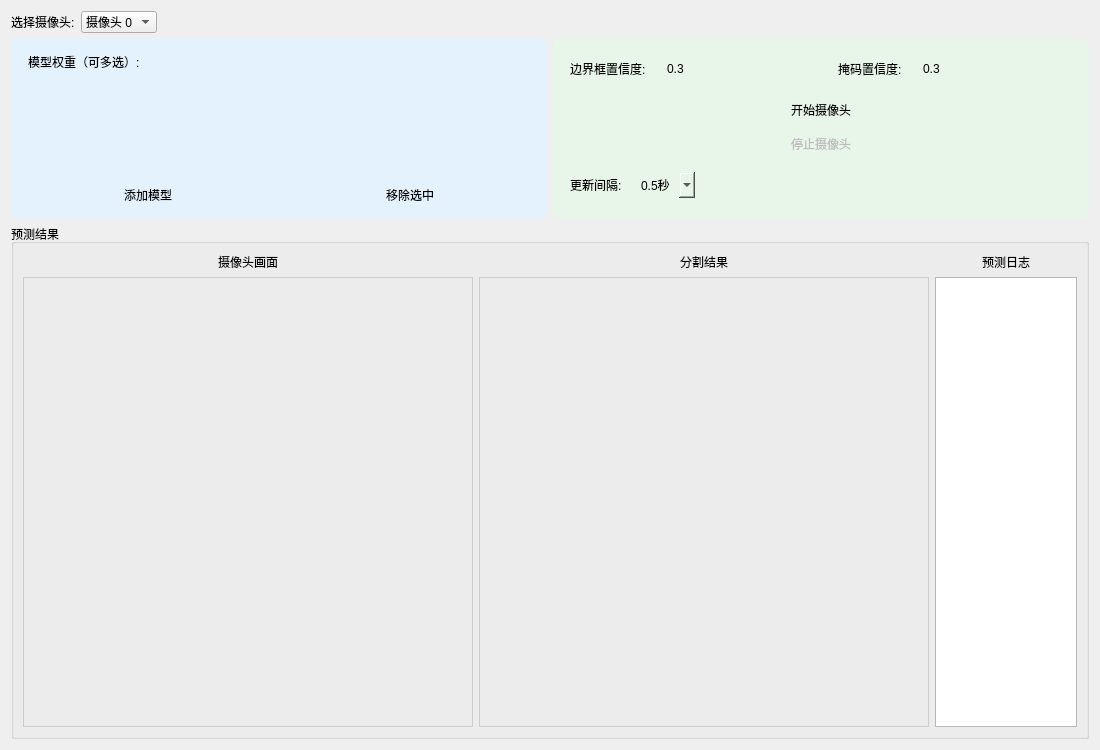
<?xml version="1.0" encoding="UTF-8"?>
<ui version="4.0">
 <class>CameraTab</class>
 <widget class="QWidget" name="CameraTab">
  <property name="geometry">
   <rect>
    <x>0</x>
    <y>0</y>
    <width>1100</width>
    <height>750</height>
   </rect>
  </property>
  <layout class="QVBoxLayout" name="verticalLayout">
   <item>
    <layout class="QHBoxLayout" name="camera_layout">
     <item>
      <widget class="QLabel" name="camera_label">
       <property name="text">
        <string>选择摄像头:</string>
       </property>
       <property name="fixedWidth">
        <number>100</number>
       </property>
      </widget>
     </item>
     <item>
      <widget class="QComboBox" name="camera_selector">
       <item>
        <property name="text">
         <string>摄像头 0</string>
        </property>
       </item>
       <item>
        <property name="text">
         <string>摄像头 1</string>
        </property>
       </item>
       <item>
        <property name="text">
         <string>摄像头 2</string>
        </property>
       </item>
      </widget>
     </item>
     <item>
      <spacer name="camera_spacer">
       <property name="orientation">
        <enum>Qt::Horizontal</enum>
       </property>
       <property name="sizeHint" stdset="0">
        <size>
         <width>40</width>
         <height>20</height>
        </size>
       </property>
      </spacer>
     </item>
    </layout>
   </item>
   <item>
    <layout class="QHBoxLayout" name="model_params_layout">
     <item>
      <widget class="QWidget" name="model_left_widget">
       <property name="styleSheet">
        <string>background-color: #E3F2FD; border-radius: 5px; padding: 5px;</string>
       </property>
       <layout class="QVBoxLayout" name="model_left_layout">
        <item>
         <widget class="QLabel" name="model_label">
          <property name="text">
           <string>模型权重（可多选）:</string>
          </property>
          <property name="fixedWidth">
           <number>180</number>
          </property>
         </widget>
        </item>
        <item>
         <widget class="QListWidget" name="camera_weights_list">
          <property name="selectionMode">
           <enum>QAbstractItemView::ExtendedSelection</enum>
          </property>
          <property name="minimumHeight">
           <number>200</number>
          </property>
          <property name="maximumHeight">
           <number>240</number>
          </property>
         </widget>
        </item>
        <item>
         <layout class="QHBoxLayout" name="model_btn_layout">
          <item>
           <widget class="QPushButton" name="add_model_btn">
            <property name="text">
             <string>添加模型</string>
            </property>
           </widget>
          </item>
          <item>
           <widget class="QPushButton" name="remove_model_btn">
            <property name="text">
             <string>移除选中</string>
            </property>
           </widget>
          </item>
         </layout>
        </item>
       </layout>
      </widget>
     </item>
     <item>
      <widget class="QWidget" name="model_right_widget">
       <property name="styleSheet">
        <string>background-color: #E8F5E9; border-radius: 5px; padding: 5px;</string>
       </property>
       <layout class="QVBoxLayout" name="model_right_layout">
        <item>
         <layout class="QHBoxLayout" name="conf_layout">
          <item>
           <widget class="QLabel" name="box_conf_label">
            <property name="text">
             <string>边界框置信度:</string>
            </property>
           </widget>
          </item>
          <item>
           <widget class="QLineEdit" name="camera_box_conf_input">
            <property name="text">
             <string>0.3</string>
            </property>
            <property name="fixedWidth">
             <number>100</number>
            </property>
           </widget>
          </item>
          <item>
           <widget class="QLabel" name="mask_conf_label">
            <property name="text">
             <string>掩码置信度:</string>
            </property>
           </widget>
          </item>
          <item>
           <widget class="QLineEdit" name="camera_mask_conf_input">
            <property name="text">
             <string>0.3</string>
            </property>
            <property name="fixedWidth">
             <number>100</number>
            </property>
           </widget>
          </item>
         </layout>
        </item>
        <item>
         <layout class="QVBoxLayout" name="control_layout">
          <item>
           <widget class="QPushButton" name="start_camera_btn">
            <property name="text">
             <string>开始摄像头</string>
            </property>
            <property name="objectName">
             <string>primaryBtn</string>
            </property>
           </widget>
          </item>
          <item>
           <widget class="QPushButton" name="stop_camera_btn">
            <property name="text">
             <string>停止摄像头</string>
            </property>
            <property name="objectName">
             <string>dangerBtn</string>
            </property>
            <property name="enabled">
             <bool>false</bool>
            </property>
           </widget>
          </item>
         </layout>
        </item>
        <item>
         <layout class="QHBoxLayout" name="interval_layout">
          <item>
           <widget class="QLabel" name="interval_label">
            <property name="text">
             <string>更新间隔:</string>
            </property>
            <property name="fixedWidth">
             <number>60</number>
            </property>
           </widget>
          </item>
          <item>
           <widget class="QComboBox" name="camera_interval_combo">
            <item>
             <property name="text">
              <string>0.5秒</string>
             </property>
            </item>
            <item>
             <property name="text">
              <string>1秒</string>
             </property>
            </item>
            <item>
             <property name="text">
              <string>2秒</string>
             </property>
            </item>
            <item>
             <property name="text">
              <string>3秒</string>
             </property>
            </item>
            <item>
             <property name="text">
              <string>5秒</string>
             </property>
            </item>
            <item>
             <property name="text">
              <string>10秒</string>
             </property>
            </item>
            <item>
             <property name="text">
              <string>30秒</string>
             </property>
            </item>
            <item>
             <property name="text">
              <string>1分钟</string>
             </property>
            </item>
           </widget>
          </item>
          <item>
           <spacer name="interval_spacer">
            <property name="orientation">
             <enum>Qt::Horizontal</enum>
            </property>
            <property name="sizeHint" stdset="0">
             <size>
              <width>40</width>
              <height>20</height>
             </size>
            </property>
           </spacer>
          </item>
         </layout>
        </item>
       </layout>
      </widget>
     </item>
    </layout>
   </item>
   <item>
    <widget class="QGroupBox" name="result_group">
     <property name="title">
      <string>预测结果</string>
     </property>
     <layout class="QHBoxLayout" name="result_layout">
      <item>
       <layout class="QVBoxLayout" name="camera_original_layout">
        <item>
         <widget class="QLabel" name="camera_original_label_text">
          <property name="text">
           <string>摄像头画面</string>
          </property>
          <property name="alignment">
           <set>Qt::AlignCenter</set>
          </property>
         </widget>
        </item>
        <item>
         <widget class="QLabel" name="camera_original_label">
          <property name="styleSheet">
           <string>border: 1px solid #ccc;</string>
          </property>
          <property name="minimumSize">
           <size>
            <width>450</width>
            <height>450</height>
           </size>
          </property>
          <property name="alignment">
           <set>Qt::AlignCenter</set>
          </property>
         </widget>
        </item>
       </layout>
      </item>
      <item>
       <layout class="QVBoxLayout" name="camera_result_layout">
        <item>
         <widget class="QLabel" name="camera_result_label_text">
          <property name="text">
           <string>分割结果</string>
          </property>
          <property name="alignment">
           <set>Qt::AlignCenter</set>
          </property>
         </widget>
        </item>
        <item>
         <widget class="QLabel" name="camera_result_label">
          <property name="styleSheet">
           <string>border: 1px solid #ccc;</string>
          </property>
          <property name="minimumSize">
           <size>
            <width>450</width>
            <height>450</height>
           </size>
          </property>
          <property name="alignment">
           <set>Qt::AlignCenter</set>
          </property>
         </widget>
        </item>
       </layout>
      </item>
      <item>
       <layout class="QVBoxLayout" name="camera_log_layout">
        <item>
         <widget class="QLabel" name="camera_log_label">
          <property name="text">
           <string>预测日志</string>
          </property>
          <property name="alignment">
           <set>Qt::AlignCenter</set>
          </property>
         </widget>
        </item>
        <item>
         <widget class="QTextEdit" name="camera_log">
          <property name="readOnly">
           <bool>true</bool>
          </property>
         </widget>
        </item>
       </layout>
      </item>
     </layout>
    </widget>
   </item>
  </layout>
 </widget>
 <resources/>
 <connections/>
</ui>
